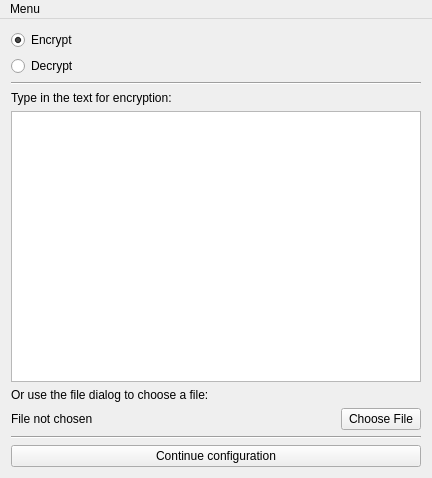
<?xml version="1.0" encoding="UTF-8"?>
<ui version="4.0">
 <class>ViewPC</class>
 <widget class="QMainWindow" name="ViewPC">
  <property name="geometry">
   <rect>
    <x>0</x>
    <y>0</y>
    <width>432</width>
    <height>478</height>
   </rect>
  </property>
  <property name="contextMenuPolicy">
   <enum>Qt::DefaultContextMenu</enum>
  </property>
  <property name="windowTitle">
   <string>Picture Crypt</string>
  </property>
  <property name="windowIcon">
   <iconset resource="resource.qrc">
    <normaloff>:/icons/unlocked.png</normaloff>:/icons/unlocked.png</iconset>
  </property>
  <widget class="QWidget" name="centralWidget">
   <layout class="QVBoxLayout" name="verticalLayout_3">
    <item>
     <layout class="QVBoxLayout" name="verticalLayout_2">
      <item>
       <layout class="QVBoxLayout" name="verticalLayout">
        <item>
         <widget class="QRadioButton" name="encryptMode">
          <property name="text">
           <string>Encrypt</string>
          </property>
          <property name="checked">
           <bool>true</bool>
          </property>
         </widget>
        </item>
        <item>
         <widget class="QRadioButton" name="decryptMode">
          <property name="text">
           <string>Decrypt</string>
          </property>
         </widget>
        </item>
        <item>
         <widget class="Line" name="line">
          <property name="orientation">
           <enum>Qt::Horizontal</enum>
          </property>
         </widget>
        </item>
       </layout>
      </item>
      <item>
       <widget class="QLabel" name="enLabel1">
        <property name="text">
         <string>Type in the text for encryption:</string>
        </property>
       </widget>
      </item>
      <item>
       <widget class="QTextBrowser" name="text">
        <property name="cursor" stdset="0">
         <cursorShape>IBeamCursor</cursorShape>
        </property>
        <property name="readOnly">
         <bool>false</bool>
        </property>
       </widget>
      </item>
      <item>
       <widget class="QLabel" name="enLabel2">
        <property name="text">
         <string>Or use the file dialog to choose a file:</string>
        </property>
       </widget>
      </item>
      <item>
       <layout class="QHBoxLayout" name="horizontalLayout">
        <item>
         <widget class="QLabel" name="fileLabel">
          <property name="text">
           <string>File not chosen</string>
          </property>
         </widget>
        </item>
        <item>
         <spacer name="horizontalSpacer">
          <property name="orientation">
           <enum>Qt::Horizontal</enum>
          </property>
          <property name="sizeHint" stdset="0">
           <size>
            <width>40</width>
            <height>20</height>
           </size>
          </property>
         </spacer>
        </item>
        <item>
         <widget class="QPushButton" name="fileButton">
          <property name="text">
           <string>Choose File</string>
          </property>
         </widget>
        </item>
       </layout>
      </item>
      <item>
       <widget class="Line" name="line_2">
        <property name="orientation">
         <enum>Qt::Horizontal</enum>
        </property>
       </widget>
      </item>
      <item>
       <widget class="QPushButton" name="startButton">
        <property name="text">
         <string>Continue configuration</string>
        </property>
       </widget>
      </item>
     </layout>
    </item>
   </layout>
  </widget>
  <widget class="QMenuBar" name="menuBar">
   <property name="geometry">
    <rect>
     <x>0</x>
     <y>0</y>
     <width>432</width>
     <height>25</height>
    </rect>
   </property>
   <widget class="QMenu" name="menuMenu">
    <property name="title">
     <string>Menu</string>
    </property>
    <widget class="QMenu" name="menuConfigure">
     <property name="title">
      <string>Configure</string>
     </property>
     <addaction name="actionJPHS_path"/>
    </widget>
    <addaction name="actionRun_tests"/>
    <addaction name="menuConfigure"/>
    <addaction name="separator"/>
    <addaction name="actionAbout"/>
    <addaction name="actionHelp"/>
   </widget>
   <addaction name="menuMenu"/>
  </widget>
  <action name="actionAbout">
   <property name="text">
    <string>About</string>
   </property>
  </action>
  <action name="actionHelp">
   <property name="text">
    <string>Online Documentation</string>
   </property>
  </action>
  <action name="actionJPHS_path">
   <property name="text">
    <string>JPHS directory</string>
   </property>
  </action>
  <action name="actionRun_tests">
   <property name="text">
    <string>Run tests</string>
   </property>
  </action>
 </widget>
 <layoutdefault spacing="6" margin="11"/>
 <resources>
  <include location="resource.qrc"/>
 </resources>
 <connections/>
</ui>
